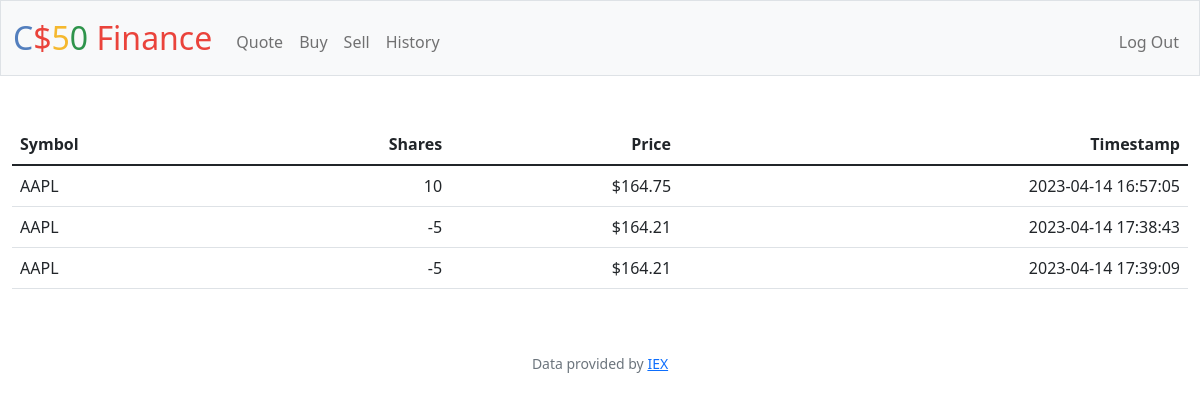
Screenshot of /history (signed in) with the database file from the repository.
### tables this page shows
CREATE TABLE 'transactions' (
id INTEGER PRIMARY KEY AUTOINCREMENT NOT NULL,
    user_id INTEGER NOT NULL,
    type TEXT NOT NULL,
    company TEXT NOT NULL,
    symbol TEXT NOT NULL,
    price NUMERIC NOT NULL,'shares' INTEGER NOT NULL,
    date DATETIME NOT NULL,
    FOREIGN KEY(user_id) REFERENCES users(id)
);

### app.py (the view)
@app.route("/history")
@login_required
def history():
    userId = session["user_id"]
    userTransactions = db.execute("SELECT symbol, shares, price, date FROM transactions WHERE user_id = ?", userId)
    return render_template("history.html", history=userTransactions, usd=usd)

### app.py (called while the page is built)
@app.after_request
def after_request(response):
    response.headers["Cache-Control"] = "no-cache, no-store, must-revalidate"
    response.headers["Expires"] = 0
    response.headers["Pragma"] = "no-cache"
    return response

### helpers.py (called while the page is built)
def login_required(f):
    @wraps(f)
    def decorated_function(*args, **kwargs):
        if session.get("user_id") is None:
            return redirect("/login")
        return f(*args, **kwargs)
    return decorated_function

def usd(value):
    return f"${value:,.2f}"

### templates/history.html (shortened to what this page needs)
{% extends "layout.html" %}
{% block main %}
    <table class="table table-hover">
        <thead>
            <tr>
                <th class="text-start">Symbol</th>
                <th class="text-end">Shares</th>
                <th class="text-end">Price</th>
                <th class="text-end">Timestamp</th>
            </tr>
        </thead>
        <tbody>
            {% for row in history %}
                <tr>
                    <td class="text-start">{{ row["symbol"] }}</td>
                    <td class="text-end">{{ row["shares"] }}</td>
                    <td class="text-end">{{ usd(row["price"]) }}</td>
                    <td class="text-end">{{ row["date"] }}</td>
                </tr>
            {% endfor %}
        </tbody>
    </table>
{% endblock %}

### rows the page displays
transactions: symbol "AAPL", shares "10", price "$164.75", date "2023-04-14 16:57:05"
transactions: symbol "AAPL", shares "-5", price "$164.21", date "2023-04-14 17:38:43"
transactions: symbol "AAPL", shares "-5", price "$164.21", date "2023-04-14 17:39:09"
